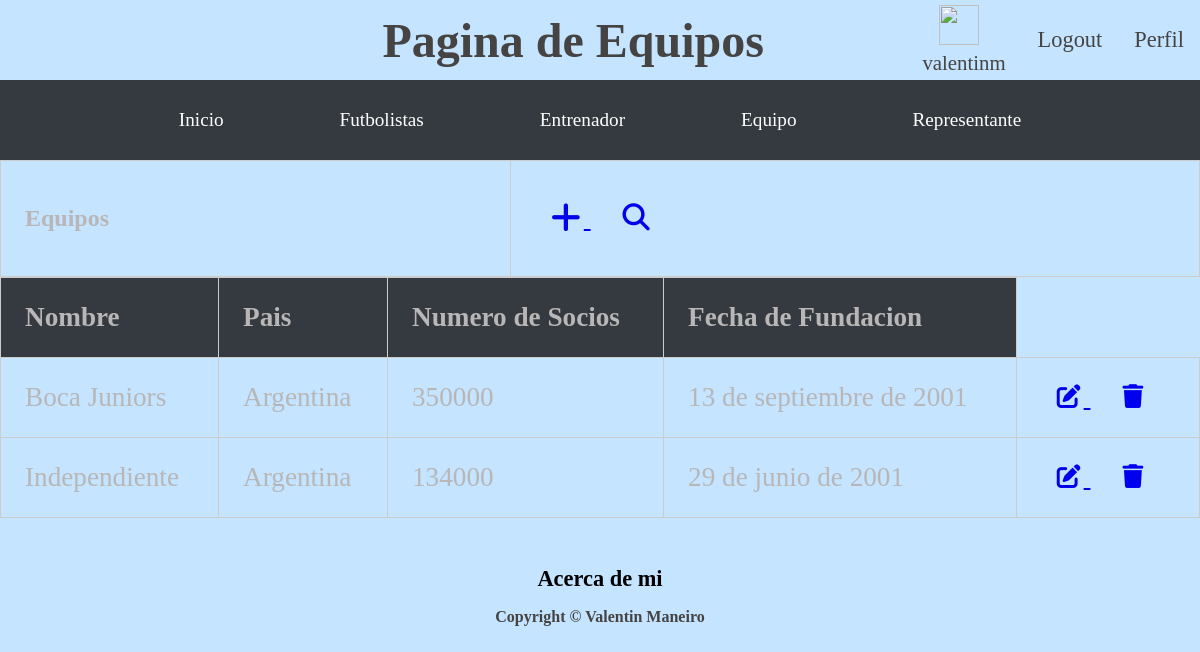
Page /equipo/ (signed in) on the committed database.
### aplicacion/models.py (models this page shows)
class Equipo(models.Model):
    nombre = models.CharField(max_length=60)
    pais = models.CharField(max_length=60)
    nroSocios = models.IntegerField()
    fechaFundacion = models.DateField()

### aplicacion/views.py (the view)
# urls.py: path('equipo/', EquipoList.as_view(), name = "equipo"),
class EquipoList(LoginRequiredMixin, ListView):
    model = Equipo

### aplicacion/templates/aplicacion/equipo_list.html
{% extends 'aplicacion/base.html' %}
{% load static %}
{% block titulo %}
    Pagina de Equipos
{% endblock titulo %}
{% block contenido %}
    <table>
        <tr>
            <td ><h2>Equipos</h2></td>
            <td>
                <a
                href="{% url 'añadir_equipo' %}"
                class="btn btn-primary btn-sm"
                ><i class="fa fa-plus fa-lg" title="New Record"> </i>
                </a>
                <a
                        href="{% url 'buscar_equipo' %}"
                        class="btn btn-primary btn-sm"
                ><i class="fa-solid fa-magnifying-glass"></i>
                </a>
            </td>
        </tr>
    </table>
    <table class="table table-striped">
        <thead>
            <tr>
                <th>Nombre</th>
                <th>Pais</th>
                <th>Numero de Socios</th>
                <th>Fecha de Fundacion</th>
            </tr>
        </thead>
        <tbody>
        {% for equipo in equipo_list%}
        <tr>
            <td>{{ equipo.nombre }}</td>
            <td>{{ equipo.pais }}</td>
            <td>{{ equipo.nroSocios }}</td>
            <td>{{ equipo.fechaFundacion}}</td>
            <td>
                <a
                  href="{% url 'editar_equipo' equipo.id %}"
                  class="btn btn-primary"
                  style="--bs-btn-padding-y: .25rem; --bs-btn-padding-x: .5rem; --bs-btn-font-size: .75rem;"
                  ><i class="fa fa-edit fa-sm" title="Edit Record"></i>
                </a>
                <a
                  href="{% url 'borrar_equipo' equipo.id %}"
                  class="btn btn-danger"
                  style="--bs-btn-padding-y: .25rem; --bs-btn-padding-x: .5rem; --bs-btn-font-size: .75rem;"
                  ><i class="fa fa-trash fa-sm" title="Delete Record"></i>
                </a>
              </td>
        </tr>
        {% endfor %}
        </tbody>
    </table>
{% endblock contenido %}

### aplicacion/templates/aplicacion/base.html (shortened to what this page needs)
<!DOCTYPE html>
<html lang="en">
    <head>
        <link rel="stylesheet" href="../../static/aplicacion/css/style.css">
        <link rel="stylesheet" href="https://cdnjs.cloudflare.com/ajax/libs/font-awesome/6.4.0/css/all.min.css">
    </head>
    <body>
        <header>
            <h1 class="titulo">
                    {% block titulo %}
                    {% endblock titulo %}
            </h1>
            {% if user.is_authenticated %}
            <div class="text-center-disabled">
                <div class="info-usuario">
                    <p >{{user.username}}</p>
                    <a  href="{% url 'agregar_avatar' %}" ><img src="{{ request.session.avatar }}" height="40px" weight="40px"/></a>
                </div>
                <a class="btn btn-primary" href="{% url 'logout' %}">Logout</a>
                <a class="btn btn-success" href="{% url 'perfil' %}">Perfil</a>
                {% else %}
                <div class="text-center-disabled">
                <a class="btn btn-primary" href="{% url 'login' %}">Login</a>
                <a class="btn btn-success" href="{% url 'registrar' %}">Registrarse</a>
                </div>
                {% endif %}
            </div>
        </header>
        <nav class="navbar  navbar-dark" id="mainNav">
            <div class="container">
                    <ul class="navbar-nav">
                        <li class="nav-item px-lg-4"><a class="nav-link text-uppercase" href="{% url 'home' %}">Inicio</a></li>
                        {% if user.is_authenticated %}
                            <li class="nav-item "><a class="nav-link text-uppercase" href="{% url 'futbolistas' %}">Futbolistas</a></li>
                            <li class="nav-item "><a class="nav-link text-uppercase" href="{% url 'entrenador' %}">Entrenador</a></li>
                            <li class="nav-item"><a class="nav-link text-uppercase" href="{% url 'equipo' %}">Equipo</a></li>
                            <li class="nav-item "><a class="nav-link text-uppercase" href="{% url 'representante' %}">Representante</a></li>
                        {% endif %}
                    </ul>
            </div>
        </nav>
        {% block contenido %}
        {% endblock contenido %}
        <footer class="">
            <a href ="{% url 'acerca_de_mi' %}">Acerca de mi</a>
            <p class="">Copyright &copy; Valentin Maneiro</p>
        </footer>
    </body>
</html>

### aplicacion/static/aplicacion/css/style.css (style rules this page uses)
body { margin:0; padding: 0; background-color: #C4E4FF; color: rgb(70, 67, 67); }
header { display:flex; width: 100%; height: 10vh; align-items: center; justify-content: center; }
.titulo { font-size: 3rem; font-weight: bold; display: block; margin-left: 15rem; text-align: center; width: 100%; }
.text-center-disabled { display: flex; justify-content: flex-start; align-items: center; }
.text-center-disabled a { font-size: 1.4rem; color: rgb(70, 67, 67); text-decoration: none ; }
.btn { padding: 1rem; }
.info-usuario { display: flex; flex-direction: column-reverse; align-items: center; justify-content: center; margin: 1rem; }
.info-usuario p { text-align: center; font-size: 1.3rem; margin: 0; padding: 0; }
.info-usuario img { height: 40px; width: 40px; margin-right: 10px; }
.navbar { display: flex; width: 100%; height: 10vh; justify-content: space-between; align-items: center; background-color: #343a40; }
.container { width: 100%; display: flex; justify-content: space-around; align-items: center; }
.navbar-nav { display: flex; list-style-type: none; margin: 0; padding: 0; text-align: center; }
.nav-item { margin: 1rem 3rem; font-size:1.2rem; }
.nav-link { color: #ffffff; text-decoration: none; padding: 5px 10px; }
table { width: 100%; border-collapse: collapse; }
th, td { padding: 8px; border: 1px solid #ddd; text-align: left; font-size: 1.7rem; color: rgb(184, 182, 182) }
th { background-color: #343a40; }
td a { gap: 3rem; }
.fa { font-size: 1.3rem; vertical-align: middle; margin-right: 3px; }
.fa-lg { font-size: 1.3rem; }
.fa-sm { font-size: 1.3rem; }
h2 { font-size: 24px; margin-bottom: 20px; }
td, th { padding: 1.5rem; border: 1px solid #ccc; }
footer { height: 3%; text-align: center; position: sticky; bottom: 0; left: 0; right: 0; padding-top: 3rem; }
footer p { font-size: 1rem; font-weight: bold; }
footer a { font-size: 1.4rem; font-weight: bold; text-decoration: none; color: rgb(0, 0, 0); margin: 0 1rem; }

### rows in the picture
Equipo: nombre "Boca Juniors", pais "Argentina", nroSocios "350000", fechaFundacion "13 de septiembre de 2001"
Equipo: nombre "Independiente", pais "Argentina", nroSocios "134000", fechaFundacion "29 de junio de 2001"

### other values in the picture
{{ user.username }} "valentinm"
